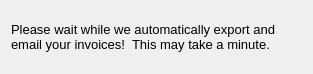
<?xml version="1.0" encoding="UTF-8"?>
<ui version="4.0">
 <class>Dialog</class>
 <widget class="QDialog" name="Dialog">
  <property name="geometry">
   <rect>
    <x>0</x>
    <y>0</y>
    <width>313</width>
    <height>74</height>
   </rect>
  </property>
  <property name="windowTitle">
   <string>Dialog</string>
  </property>
  <layout class="QGridLayout" name="gridLayout">
   <item row="0" column="0">
    <widget class="QLabel" name="label">
     <property name="font">
      <font>
       <pointsize>10</pointsize>
      </font>
     </property>
     <property name="text">
      <string>Please wait while we automatically export and email your invoices!  This may take a minute.</string>
     </property>
     <property name="wordWrap">
      <bool>true</bool>
     </property>
    </widget>
   </item>
  </layout>
 </widget>
 <resources/>
 <connections/>
</ui>
